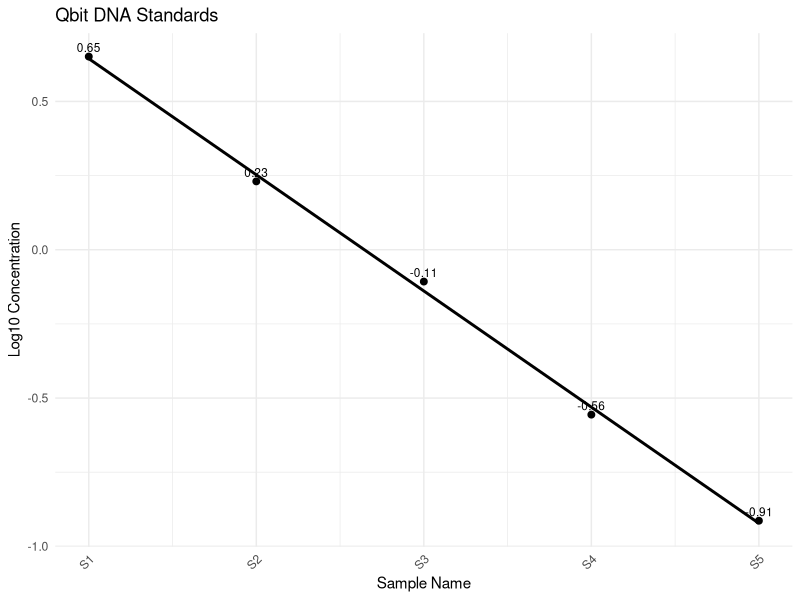

The R source for this figure:
#Extrapolate the unknown standard values using a regression model
require(ggplot2)
require(tidyverse)


datLM <- tibble::tribble(
  ~Sample_Name, ~Sample_Conc,
  "S1", 4.48,
  "S2", 1.7,
  "S3", 0.781,
  "S4", 0.278,
  "S5", 0.122
)

#Index helps with plotting
datLM <- datLM %>%
  mutate(Log_Conc = log10(Sample_Conc),
         Index = 1:n())


model <- lm(Log_Conc ~ Index, data = datLM)
summary(model)


datLM <- datLM %>%
  mutate(Predicted_Log_Conc = predict(model, newdata = datLM))


ggplot(datLM, aes(x = Index, y = Log_Conc)) +
  geom_point(size = 2) +                        
  geom_line(aes(y = Predicted_Log_Conc), size = 1) + 
  scale_x_continuous(breaks = datLM$Index, labels = datLM$Sample_Name) + # Use Sample_Name as x-axis labels
  labs(title = "Qbit DNA Standards",
       x = "Sample Name",
       y = "Log10 Concentration") +
  theme_minimal() +
  theme(axis.text.x = element_text(angle = 45, hjust = 1)) +
  geom_text(aes(label = round(Log_Conc, 2)), vjust = -0.5, size = 3)




new_samples <- tibble(Sample_Name = paste0("S", 6:16),
                      Index = 6:16)


new_samples <- new_samples %>%
  mutate(Predicted_Log_Conc = predict(model, newdata = new_samples),
         Extrapolated_Conc = 10^Predicted_Log_Conc)

# Save the new_samples data frame as a CSV file
write.csv(new_samples, "new_samples.csv", row.names = FALSE)


new_samples <- tibble(Sample_Name = paste0("S", 1:16),
                      Index = 1:16)

new_samples <- new_samples %>%
  mutate(Predicted_Log_Conc = predict(model, newdata = new_samples),
         Extrapolated_Conc = 10^Predicted_Log_Conc)

# Save the new_samples data frame as a CSV file
write.csv(new_samples, "C4U_SD_LM.csv", row.names = FALSE)